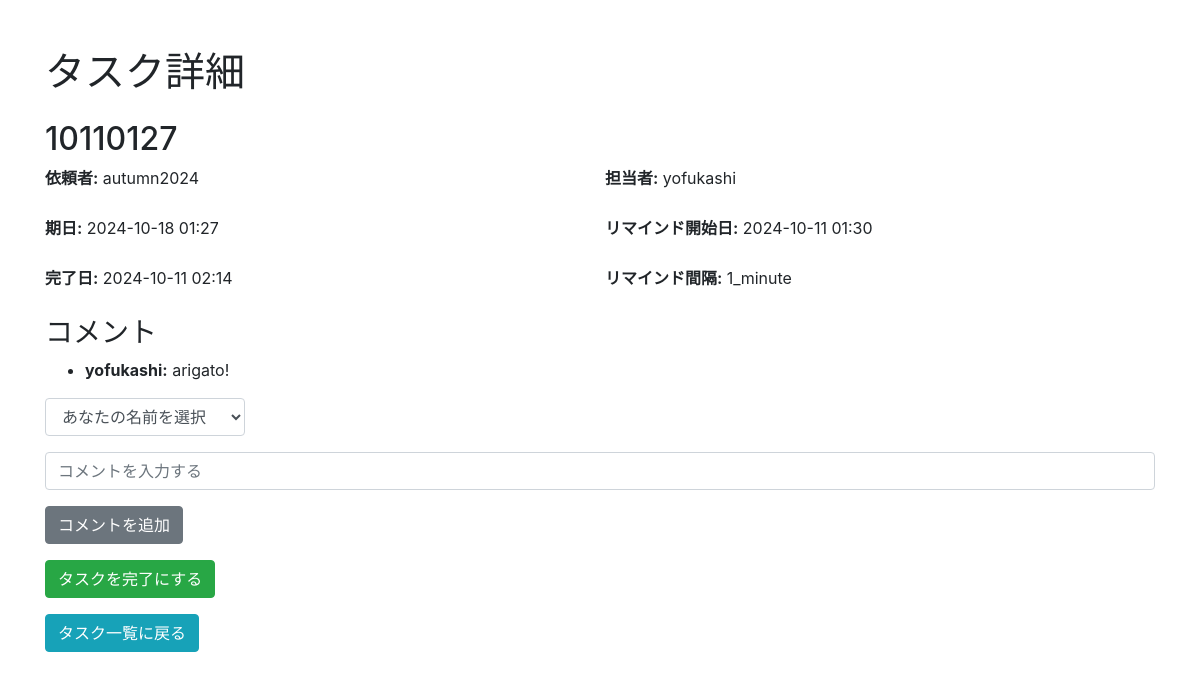
/task/5, run on the app's committed database.
### models.py (models this page shows)
class Task(db.Model):
    id = db.Column(db.Integer, primary_key=True)
    title = db.Column(db.String(100), nullable=False)
    due_date = db.Column(db.DateTime, nullable=False)
    requester_id = db.Column(db.Integer, db.ForeignKey('user.id'), nullable=False)
    assignee_id = db.Column(db.Integer, db.ForeignKey('user.id'), nullable=False)
    remind_start_date = db.Column(db.DateTime, nullable=False)
    remind_interval = db.Column(db.String(10), nullable=False)
    is_completed = db.Column(db.Boolean, default=False)
    completed_at = db.Column(db.DateTime, nullable=True)
    last_remind_time = db.Column(db.DateTime, nullable=True)  # 追加されたフィールド
    requester = db.relationship('User', foreign_keys=[requester_id], backref='requested_tasks')
    assignee = db.relationship('User', foreign_keys=[assignee_id], backref='assigned_tasks')
    comments = db.relationship('Comment', backref='task', lazy=True)

class User(db.Model):
    id = db.Column(db.Integer, primary_key=True)
    username = db.Column(db.String(100), unique=True, nullable=False)
    email = db.Column(db.String(120), unique=True, nullable=False)
    team_id = db.Column(db.Integer, db.ForeignKey('team.id'), nullable=False)

class Comment(db.Model):
    id = db.Column(db.Integer, primary_key=True)
    task_id = db.Column(db.Integer, db.ForeignKey('task.id'), nullable=False)
    user_id = db.Column(db.Integer, db.ForeignKey('user.id'), nullable=False)
    content = db.Column(db.String(500), nullable=False)
    user = db.relationship('User', backref='user_comments')  # 名前を変更して競合を避ける

### routes.py (the view)
@main.route('/task/<int:task_id>', methods=['GET'])
def task_detail(task_id):
    task = Task.query.get_or_404(task_id)
    requester = User.query.get(task.requester_id)
    comments = Comment.query.filter_by(task_id=task_id).all()
    users = User.query.all()
    return render_template('task_detail.html', task=task, requester=requester, comments=comments, users=users)

### templates/task_detail.html (shortened to what this page needs)
<!DOCTYPE html>
<html lang="ja">
<head>
    <link rel="stylesheet" href="https://stackpath.bootstrapcdn.com/bootstrap/4.5.2/css/bootstrap.min.css">
</head>
<body>
    <div class="container mt-5">
        <h1 class="mb-4">タスク詳細</h1>
        <h2>{{ task.title }}</h2>
        <div class="row-flex">
            <div class="col-half">
                <p><strong>依頼者:</strong> {{ requester.username }}</p>
            </div>
            <div class="col-half">
                <p><strong>担当者:</strong> {{ task.assignee.username }}</p>
            </div>
        </div>
        <div class="row-flex">
            <div class="col-half">
                <p><strong>期日:</strong> {{ task.due_date.strftime('%Y-%m-%d %H:%M') }}</p>
            </div>
            <div class="col-half">
                <p><strong>リマインド開始日:</strong> {{ task.remind_start_date.strftime('%Y-%m-%d %H:%M') }}</p>
            </div>
        </div>
        <div class="row-flex">
            <div class="col-half">
                <p><strong>完了日:</strong> {{ task.completed_at.strftime('%Y-%m-%d %H:%M') if task.completed_at else '未完了' }}</p>
            </div>
            <div class="col-half">
                <p><strong>リマインド間隔:</strong> {{ task.remind_interval }}</p>
            </div>
        </div>
        <h3>コメント</h3>
        <ul>
            {% for comment in comments %}
                <li><strong>{{ comment.user.username }}:</strong> {{ comment.content }}</li>
            {% endfor %}
        </ul>
        <form action="{{ url_for('main.add_comment', task_id=task.id) }}" method="POST" class="mb-3">
            <div class="input-group mb-3">
                <select name="username" required class="form-control compact-select">
                    <option value="" disabled selected>あなたの名前を選択</option>
                </select>
            </div>
            <input type="text" name="comment" placeholder="コメントを入力する" required class="form-control mb-3">
            <button type="submit" class="btn btn-secondary">コメントを追加</button>
        </form>
        <form action="{{ url_for('main.complete_task', task_id=task.id) }}" method="POST" class="mb-3">
            <button type="submit" class="btn btn-success">タスクを完了にする</button>
        </form>
        <div>
            <a href="{{ url_for('main.task_list') }}" class="btn btn-info">タスク一覧に戻る</a>
        </div>
    </div>
</body>
</html>

### templates/task_detail.html (style rules this page uses)
.row-flex { display: flex; justify-content: space-between; margin-bottom: 10px; }
.col-half { flex: 1; margin-right: 10px; }
.col-half:last-child { margin-right: 0; }
.compact-select { max-width: 200px; width: 100%; }

### data on the page
Task: title "10110127", due_date "2024-10-18 01:27", remind_start_date "2024-10-11 01:30", completed_at "2024-10-11 02:14", remind_interval "1_minute"
User: username "autumn2024"
User: assignee.username "yofukashi"
Comment: user.username "yofukashi", content "arigato!"
